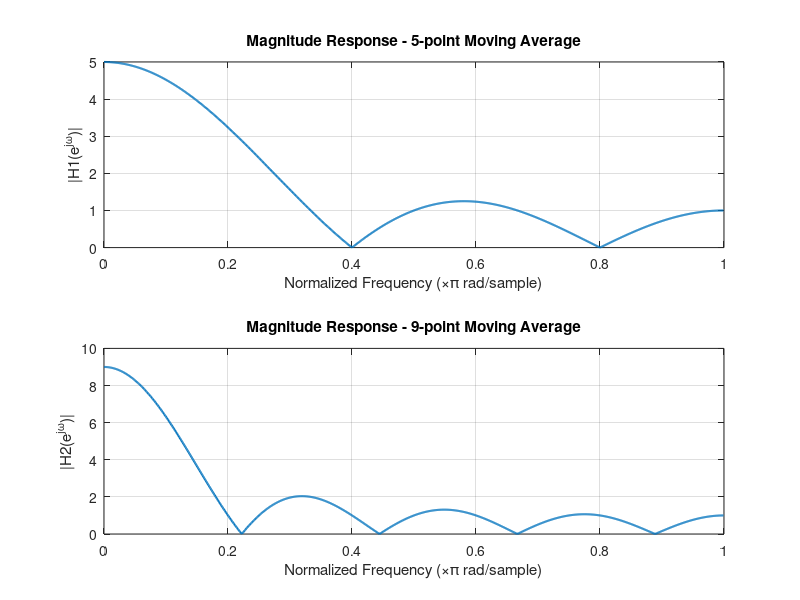

The MATLAB script that drew this image: (Note: this script raises an error after producing the figure.)
% --- 1. Coeficientes de los filtros ---
b1 = [1 1 1 1 1];   % Filtro de media móvil de 5 puntos
a1 = 1;

b2 = [1 1 1 1 1 1 1 1 1];   % Filtro de media móvil de 9 puntos
a2 = 1;

% --- 2. Respuesta en frecuencia ---
[H1, w1] = freqz(b1, a1, 1024);  % 1024 puntos de frecuencia
[H2, w2] = freqz(b2, a2, 1024);

% --- 3. Magnitud de la respuesta en frecuencia ---
figure;
subplot(2,1,1);
plot(w1/pi, abs(H1), 'LineWidth', 1.5);
title('Magnitude Response - 5-point Moving Average');
xlabel('Normalized Frequency (\times\pi rad/sample)');
ylabel('|H1(e^{j\omega})|');
grid on;

subplot(2,1,2);
plot(w2/pi, abs(H2), 'LineWidth', 1.5);
title('Magnitude Response - 9-point Moving Average');
xlabel('Normalized Frequency (\times\pi rad/sample)');
ylabel('|H2(e^{j\omega})|');
grid on;

% --- 4. Conversión de función de transferencia a ceros, polos y ganancia ---
[z1, p1, k1] = tf2zpk(b1, a1);
[z2, p2, k2] = tf2zpk(b2, a2);

% --- 5. Gráfico de polos y ceros ---
figure;
subplot(1,2,1);
zplane(z1, p1);
title('Pole-Zero Plot - 5-point Moving Average');

subplot(1,2,2);
zplane(z2, p2);
title('Pole-Zero Plot - 9-point Moving Average');

% --- 6. Mostrar resultados en consola ---
disp('5-point Moving Average Filter:');
disp('Zeros:'); disp(z1);
disp('Poles:'); disp(p1);
disp('Gain:'); disp(k1);

disp('9-point Moving Average Filter:');
disp('Zeros:'); disp(z2);
disp('Poles:'); disp(p2);
disp('Gain:'); disp(k2);
